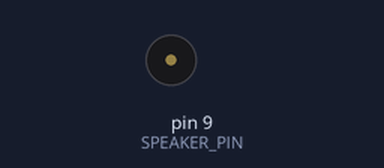
This sketch was run on a simulated Arduino Uno, built with avr-gcc and run on an emulated ATmega328P. Parts: buzzer (waves = sounding).

Above: at 1.3 s.
At 5.51 s:
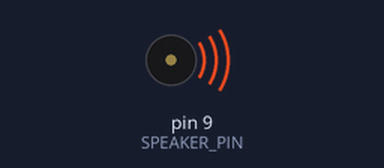
Timing chart, 0 to 6.1 s (numbered marks = the images above):
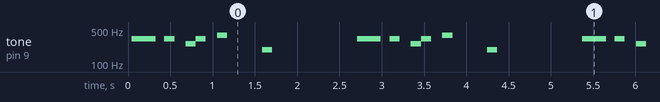

Measured:
- by itself, tone on pin 9 (SPEAKER_PIN): repeats every 2.7 s: silent 0.10 s, 329 Hz 0.12 s, silent 0.13 s, 261 Hz 0.12 s, 329 Hz 0.12 s, silent 0.13 s, 391 Hz 0.12 s, silent 0.41 s, 196 Hz 0.12 s, silent 1.0 s, 329 Hz 0.28 s

The sketch:

02_mario.ino
```cpp
#include "pitches.h"
#define SPEAKER_PIN 9
// 440Hzの音を出す


void setup(){
    pinMode(SPEAKER_PIN, OUTPUT);
}


void loop()
{
    // 音の高さを決める
    int delayTime = (1000000 / NOTE_E4) / 2;

    // 音の長さを決める
    int soundTime = (250000) / (delayTime*2);

    // テンポ調整
    float tempo = 0.5;

    // マリヲのスタート
    // ミ ミッ ミッ ドミッ ソ ソ

    // ミ
    for(int i=0; i<soundTime*tempo; i++){
        digitalWrite(SPEAKER_PIN, HIGH);
        delayMicroseconds(delayTime);
        digitalWrite(SPEAKER_PIN, LOW);
        delayMicroseconds(delayTime);
    }
    delay(10);

    // ミ
    delayTime = (1000000 / NOTE_E4) / 2;
    soundTime = (250000) / (delayTime*2);
    for(int i=0; i<soundTime*tempo; i++){
        digitalWrite(SPEAKER_PIN, HIGH);
        delayMicroseconds(delayTime);
        digitalWrite(SPEAKER_PIN, LOW);
        delayMicroseconds(delayTime);
    }
    delay(125);

    // ミ
    delayTime = (1000000 / NOTE_E4) / 2;
    soundTime = (250000) / (delayTime*2);
    for(int i=0; i<soundTime*tempo; i++){
        digitalWrite(SPEAKER_PIN, HIGH);
        delayMicroseconds(delayTime);
        digitalWrite(SPEAKER_PIN, LOW);
        delayMicroseconds(delayTime);
    }
    delay(125);

    // ド
    delayTime = (1000000 / NOTE_C4) / 2;
    soundTime = (250000) / (delayTime*2);
    for(int i=0; i<soundTime*tempo; i++){
        digitalWrite(SPEAKER_PIN, HIGH);
        delayMicroseconds(delayTime);
        digitalWrite(SPEAKER_PIN, LOW);
        delayMicroseconds(delayTime);
    }

    // ミ
    delayTime = (1000000 / NOTE_E4) / 2;
    soundTime = (250000) / (delayTime*2);
    for(int i=0; i<soundTime*tempo; i++){
        digitalWrite(SPEAKER_PIN, HIGH);
        delayMicroseconds(delayTime);
        digitalWrite(SPEAKER_PIN, LOW);
        delayMicroseconds(delayTime);
    }
    delay(125);

    // ソ
    delayTime = (1000000 / NOTE_G4) / 2;
    soundTime = (250000) / (delayTime*2);
    for(int i=0; i<soundTime*tempo; i++){
        digitalWrite(SPEAKER_PIN, HIGH);
        delayMicroseconds(delayTime);
        digitalWrite(SPEAKER_PIN, LOW);
        delayMicroseconds(delayTime);
    }
    delay(400);

    // ソ
    delayTime = (1000000 / NOTE_G3) / 2;
    soundTime = (250000) / (delayTime*2);
    for(int i=0; i<soundTime*tempo; i++){
        digitalWrite(SPEAKER_PIN, HIGH);
        delayMicroseconds(delayTime);
        digitalWrite(SPEAKER_PIN, LOW);
        delayMicroseconds(delayTime);
    }
    delay(1000);
}
```
